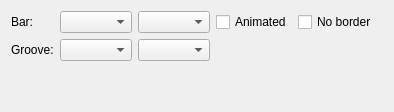
     <widget class="QWidget" name="page_4">
      <layout class="QGridLayout" name="gridLayout">
       <item row="0" column="0">
        <widget class="QLabel" name="label_16">
         <property name="text">
          <string>Bar:</string>
         </property>
        </widget>
       </item>
       <item row="0" column="1">
        <widget class="QComboBox" name="progressAppearance"/>
       </item>
       <item row="0" column="2">
        <widget class="QComboBox" name="stripedProgress"/>
       </item>
       <item row="0" column="3">
        <widget class="QCheckBox" name="animatedProgress">
         <property name="text">
          <string>Animated</string>
         </property>
        </widget>
       </item>
       <item row="0" column="4">
        <widget class="QCheckBox" name="fillProgress">
         <property name="sizePolicy">
          <sizepolicy hsizetype="MinimumExpanding" vsizetype="Fixed">
           <horstretch>0</horstretch>
           <verstretch>0</verstretch>
          </sizepolicy>
         </property>
         <property name="whatsThis">
          <string>Enable this option to remove the 1 pixel border around the filled element.</string>
         </property>
         <property name="text">
          <string>No border</string>
         </property>
        </widget>
       </item>
       <item row="1" column="0">
        <widget class="QLabel" name="label_24">
         <property name="text">
          <string>Groove:</string>
         </property>
        </widget>
       </item>
       <item row="1" column="1">
        <widget class="QComboBox" name="progressGrooveAppearance"/>
       </item>
       <item row="1" column="2">
        <widget class="QComboBox" name="progressGrooveColor"/>
       </item>
       <item row="1" column="3" colspan="3">
        <spacer>
         <property name="orientation">
          <enum>Qt::Horizontal</enum>
         </property>
         <property name="sizeHint" stdset="0">
          <size>
           <width>40</width>
           <height>20</height>
          </size>
         </property>
        </spacer>
       </item>
       <item row="2" column="1">
        <spacer>
         <property name="orientation">
          <enum>Qt::Vertical</enum>
         </property>
         <property name="sizeHint" stdset="0">
          <size>
           <width>20</width>
           <height>40</height>
          </size>
         </property>
        </spacer>
       </item>
      </layout>
     </widget>
